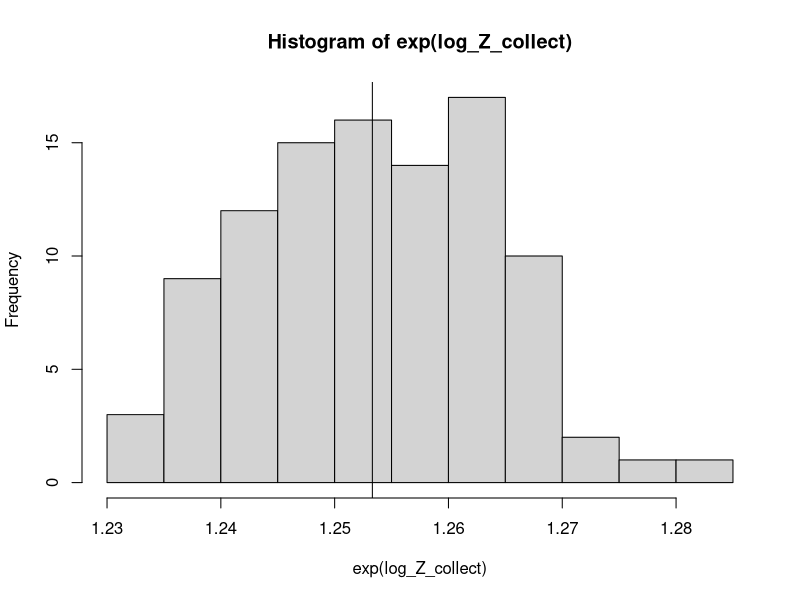
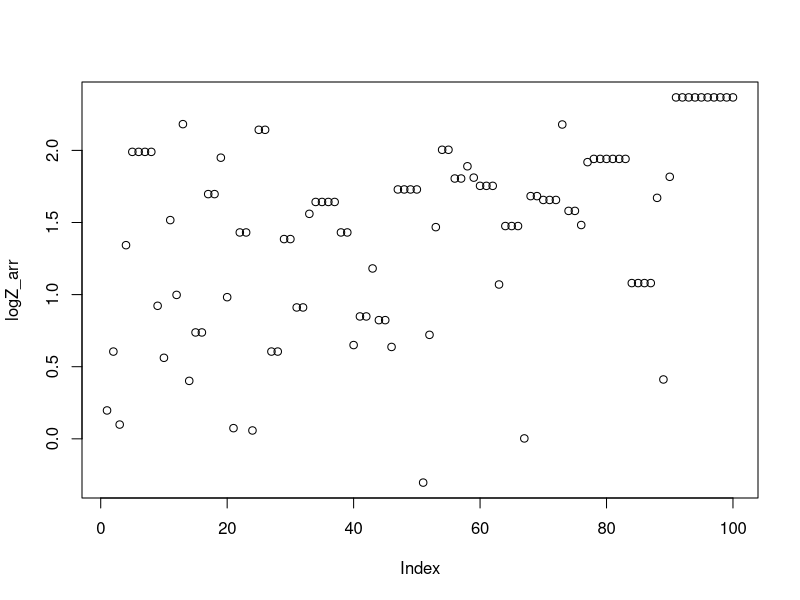
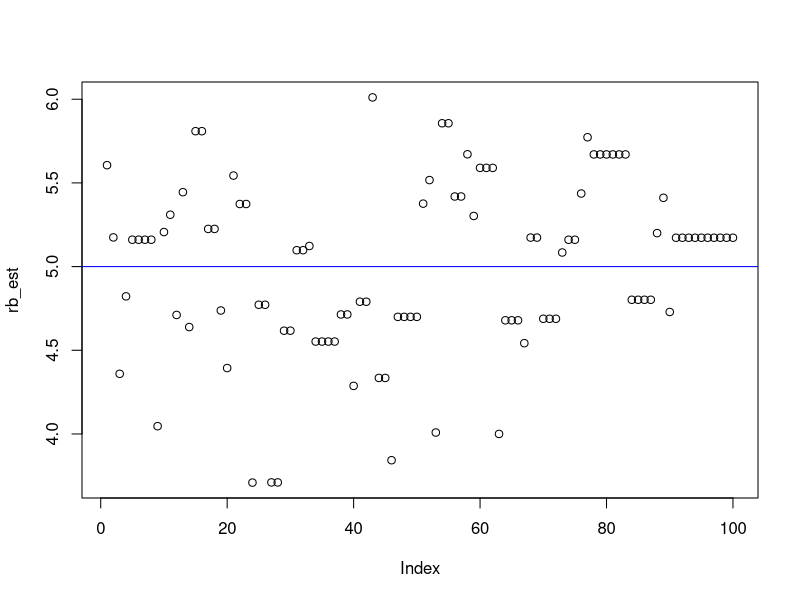

These charts were generated, in order, by the following R code: (Note: this script raises an error after producing the figures.)
### SMC sampler code in R
rm(list=ls())
set.seed(1)


# intial conditions
mu <- function(N) rnorm(N, mean=mu0, sd=sd0)
log_mu <- function(x) dnorm(x, mean=mu0, sd=sd0,log=T)
# unnormalised targets
log_gamma <- function(p, x) {
  -0.5*( (x-means[p])/sds[p])^2
}
log_G <- function(p, x) {
  if (p == 1) {
    res <- log_gamma(1,x) - log_mu(x)
  } else if (p <= n) {
    res <- log_gamma(p,x) - log_gamma(p-1,x)
  }
  return(res)
}
M <- function(p, x, sigma2_prop) {
  N <- length(x)
  y <- x + sqrt(sigma2_prop)*rnorm(N)
  log_ratios <- log_gamma(p, y)-log_gamma(p, x)
  accepts <- log(runif(N)) < log_ratios
  y*accepts + x*(1-accepts)
}
smc <- function(mu, M, G, n, N, mu0, sd0, sigma2_prop) {
  zetas <- matrix(0,n,N)
  w_normalised <- matrix(0,n,N)
  as <- matrix(0,n-1,N)
  log_gs <- matrix(0,n,N)
  log_Zs <- rep(0,n)
  
  zetas[1,] <- mu(N)
  log_gs[1,] <- log_G(1,zetas[1,])
  log_Zs[1] <-  log(mean(exp(log_gs[1,]-max(log_gs[1,]))))+max(log_gs[1,])
  w_normalised[1,] <- exp(log_gs[1,]-max(log_gs[1,]))/sum(exp(log_gs[1,]-max(log_gs[1,])))
  
  if(n>1){
    for (p in 2:n) {
      # simulate ancestor indices, then particles
      as[p-1,] <- sample(N,N,replace=TRUE,prob=w_normalised[p-1,])
      zetas[p,] <- M(p, zetas[p-1,as[p-1,]], sigma2_prop)
      log_gs[p,] <- log_G(p, zetas[p,])
      log_Zs[p] <- log_Zs[p-1] + log(mean(exp(log_gs[p,]-max(log_gs[p,]))))+max(log_gs[p,])
      w_normalised[p,] <- exp(log_gs[p,]-max(log_gs[p,]))/sum(exp(log_gs[p,]-max(log_gs[p,])))
    }
  }
  return(list(zetas=zetas,as=as,log_Z=log_Zs[n],w_normalised=w_normalised))
}


## example 1 - importance sampling
n <- 1
N <- 1e4
means <- 0.5#seq(4,0,length=n)
sds <- 0.5#n:1
sigma2_prop <- 2
R <- 100
mu0 <- 0
sd0 <- 1
log_Z_collect <- rep(NA,R)
for(r in 1:R){
  log_Z_collect[r] <- smc(mu, M, G, n, N, mu0, sd0, sigma2_prop)$log_Z
}
hist(exp(log_Z_collect))
abline(v=sqrt(2*pi*sds[1]^2))


## example 2 - sequential monte carlo sampling
n <- 5
N <- 1e3
means <- 1:5
sds <- 5:1#n:1
sigma2_prop <- 1
mu0 <- 0
sd0 <- 10
# R <- 100
smc_means <- rep(NA,R)
smc_out <- smc(mu, M, G, n, N, mu0, sd0, sigma2_prop)
rowSums(smc_out$zetas*smc_out$w_normalised)
rowSums((smc_out$zetas-1:5)^2*smc_out$w_normalised)^0.5



# biased pimh kernel
pimh_kernel <- function(smc_out){
  # obtain proposal
  smc_prop <- smc(mu, M, G, n, N, mu0, sd0, sigma2_prop)
  
  # conditionally accept proposal
  if(log(runif(1))<(smc_prop$log_Z - smc_out$log_Z)){
    return_res <- smc_prop
  }else{
    return_res <- smc_out
  }
  return(return_res)
}

# 
R <- 100
N <- 10
logZ_arr <- rep(NA,R)
rb_est <- rep(NA,R)
smc_out <- list(log_Z=-Inf)
for(i in 1:R){
  smc_out <- pimh_kernel(smc_out)
  logZ_arr[i] <- smc_out$log_Z
  rb_est[i] <- sum(smc_out$zetas[n,]*smc_out$w_normalised[n,])
}
plot(logZ_arr)
plot(rb_est)
abline(h=means[n],col='blue')

# unbiased version
coupled_pimh_kernel <- function(smc_out1,smc_out2){
  # obtain proposal
  smc_prop <- smc(mu, M, G, n, N, mu0, sd0, sigma2_prop)
  u_rnd <- runif(1)
  
  # conditionally accept proposal for first chain
  if(log(u_rnd)<(smc_prop$log_Z - smc_out1$log_Z)){
    return_res1 <- smc_prop
  }else{
    return_res1 <- smc_out1
  }
  
  # conditionally accept proposal for second chain
  if(log(u_rnd)<(smc_prop$log_Z - smc_out2$log_Z)){
    return_res2 <- smc_prop
  }else{
    return_res2 <- smc_out2
  }
  
  return_res <- list(return_res1=return_res1,return_res2=return_res2)
  return(return_res)
}


# run unbiased algorithm
R <- 100
N <- 10
logZ_arr1 <- rep(NA,R)
zeta_arr1 <- matrix(NA,R,N)
logZ_arr2 <- rep(NA,R)
zeta_arr2 <- matrix(NA,R,N)
smc_out1 <- list(log_Z=-Inf)
smc_out2 <- list(log_Z=-Inf)
smc_out1 <- pimh_kernel(smc_out1)
for(i in 1:R){
  # iterate for both chains
  smc_out_both <- coupled_pimh_kernel(smc_out1,smc_out2)
  smc_out1 <- smc_out_both$return_res1
  smc_out2 <- smc_out_both$return_res2
  
  # save results for two chains
  logZ_arr1[i] <- smc_out1$log_Z
  zeta_arr1[i,] <- smc_out1$zetas
  logZ_arr2[i] <- smc_out2$log_Z
  zeta_arr2[i,] <- smc_out2$zetas
}


plot(logZ_arr1)
matplot(logZ_arr2,type='l',add=T)

